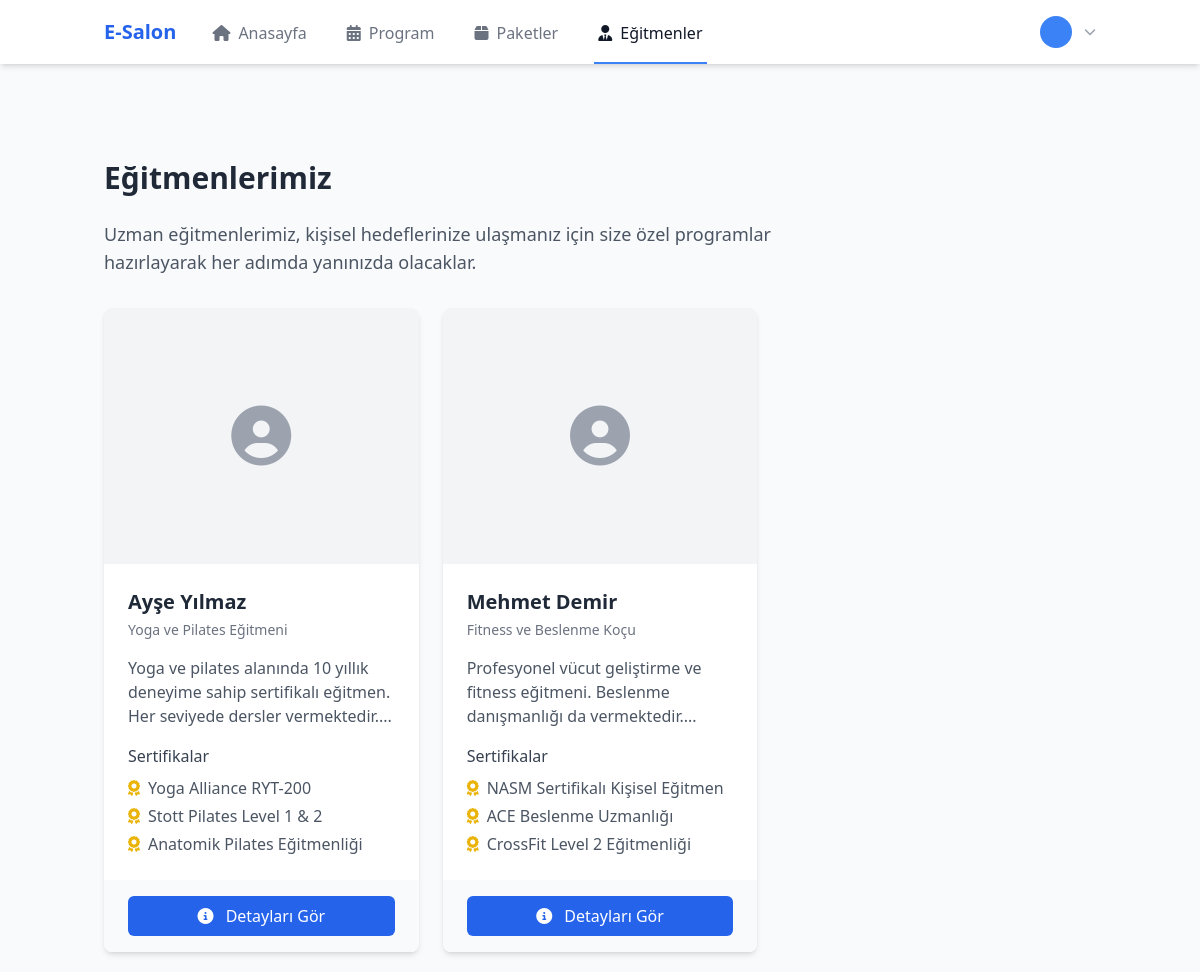
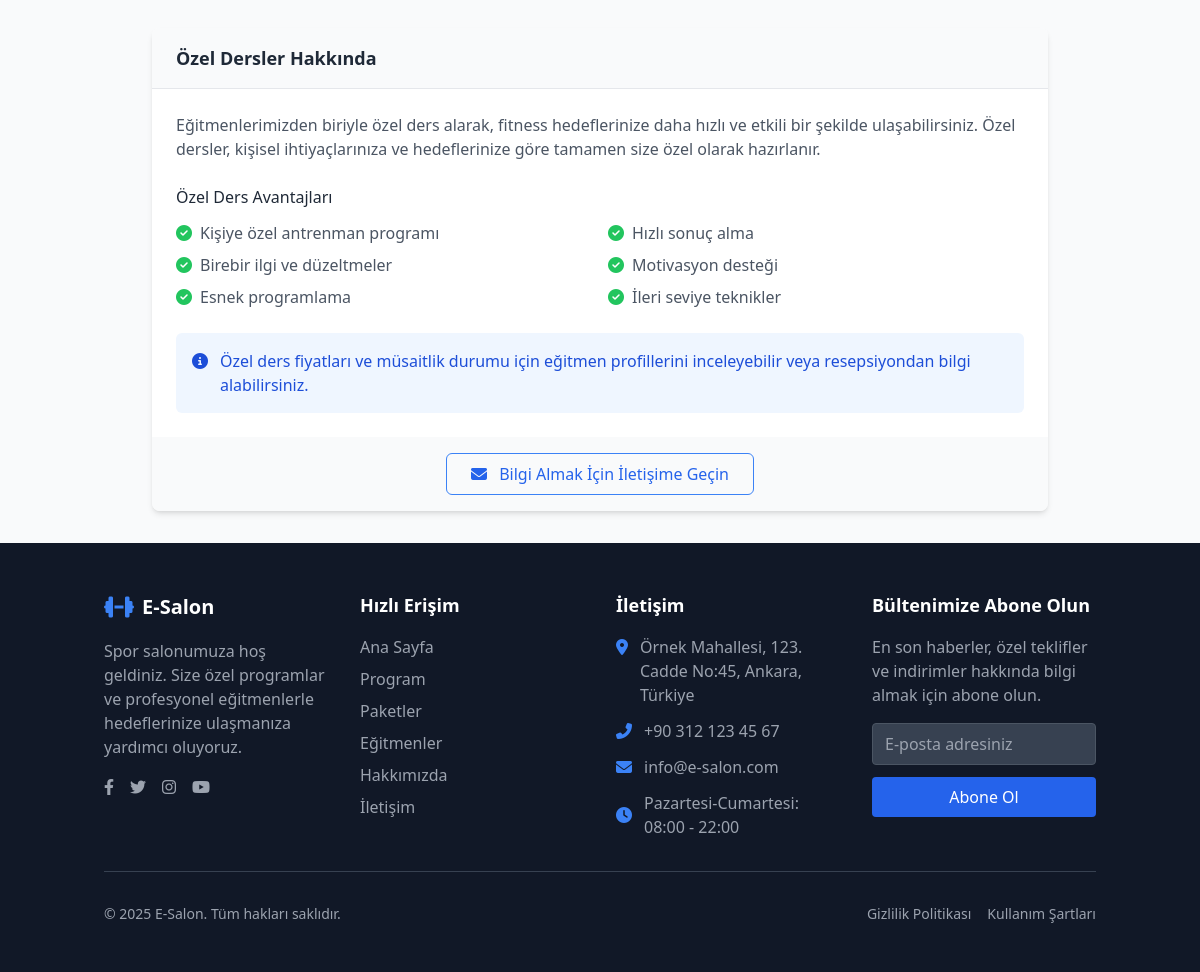
Screenshot of /trainers.php with the database file from the repository (2 pictures, top to bottom).
### tables this page shows
CREATE TABLE IF NOT EXISTS users (
    id INT AUTO_INCREMENT PRIMARY KEY,
    first_name VARCHAR(50) NOT NULL,
    last_name VARCHAR(50) NOT NULL,
    name VARCHAR(100) GENERATED ALWAYS AS (CONCAT(first_name, ' ', last_name)) STORED,
    email VARCHAR(100) NOT NULL UNIQUE,
    phone VARCHAR(20),
    password VARCHAR(255) NOT NULL,
    role ENUM('admin', 'staff', 'member', 'trainer') NOT NULL DEFAULT 'member',
    is_active TINYINT(1) NOT NULL DEFAULT 1,
    profile_image VARCHAR(255),
    specialization VARCHAR(100),
    bio TEXT,
    certifications TEXT,
    expertise TEXT,
    created_at DATETIME NOT NULL,
    updated_at DATETIME
);

### controllers/MenuController.php (called while the page is built, shortened)
<?php
class MenuController {
    private $db;
    public function __construct() {
        $this->db = connectDB();
    }
    public function showTrainers() {
        $stmt = $this->db->prepare("SELECT * FROM users WHERE role = 'trainer' ORDER BY name");
        $stmt->execute();
        $trainers = $stmt->fetchAll();
        include_once 'views/trainers/index.php';
    }
}
?>

### config/config.php (called while the page is built, shortened)
<?php
function connectDB() {
    try {
        $dsn = "mysql:host=" . DB_HOST . ";dbname=" . DB_NAME . ";charset=utf8mb4";
        $options = [
            PDO::ATTR_ERRMODE => PDO::ERRMODE_EXCEPTION,
            PDO::ATTR_DEFAULT_FETCH_MODE => PDO::FETCH_ASSOC,
            PDO::ATTR_EMULATE_PREPARES => false,
        ];
        return new PDO($dsn, DB_USER, DB_PASS, $options);
    } catch (PDOException $e) {
        if (DEBUG) {
            die("Veritabanı bağlantı hatası: " . $e->getMessage());
        } else {
            die("Veritabanı bağlantısı sağlanamadı.");
        }
    }
}
?>

### views/trainers/index.php (the view)
<?php include_once 'views/partials/header.php'; ?>
<div class="container mx-auto px-4 py-8">
    <h1 class="text-2xl md:text-3xl font-bold mb-6 text-gray-800">Eğitmenlerimiz</h1>
    <div class="mb-8">
        <p class="text-lg text-gray-600 max-w-3xl">
            Uzman eğitmenlerimiz, kişisel hedeflerinize ulaşmanız için size özel programlar hazırlayarak her adımda yanınızda olacaklar.
        </p>
    </div>
    <div class="grid grid-cols-1 md:grid-cols-2 lg:grid-cols-3 gap-6">
        <?php foreach ($trainers as $trainer): ?>
        <div class="bg-white rounded-lg shadow-md overflow-hidden transition-transform duration-300 hover:shadow-lg">
            <?php if (!empty($trainer['profile_image'])): ?>
            <div class="h-64 overflow-hidden">
                <img src="uploads/trainers/<?php echo $trainer['profile_image']; ?>" class="w-full h-full object-cover" alt="<?php echo $trainer['name']; ?>">
            </div>
            <?php else: ?>
            <div class="h-64 flex items-center justify-center bg-gray-100">
                <i class="fas fa-user-circle text-6xl text-gray-400"></i>
            </div>
            <?php endif; ?>
            <div class="p-6">
                <h5 class="text-xl font-semibold text-gray-800"><?php echo $trainer['name']; ?></h5>
                <h6 class="text-sm text-gray-500 mt-1"><?php echo $trainer['specialization']; ?></h6>
                <?php if (!empty($trainer['bio'])): ?>
                <p class="mt-4 text-gray-600"><?php echo substr($trainer['bio'], 0, 150) . '...'; ?></p>
                <?php endif; ?>
                <?php if (!empty($trainer['certifications'])): ?>
                <div class="mt-4">
                    <h6 class="font-medium text-gray-700">Sertifikalar</h6>
                    <ul class="mt-2 space-y-1">
                        <?php
                        $certifications = explode("\n", $trainer['certifications']);
                        foreach ($certifications as $cert):
                            if (trim($cert)):
                        ?>
                        <li class="flex items-start">
                            <i class="fas fa-award text-yellow-500 mt-1 mr-2"></i>
                            <span class="text-gray-600"><?php echo trim($cert); ?></span>
                        </li>
                        <?php
                            endif;
                        endforeach;
                        ?>
                    </ul>
                </div>
                <?php endif; ?>
            </div>
            <div class="bg-gray-50 px-6 py-4">
                <a href="trainers.php?action=show&id=<?php echo $trainer['id']; ?>" class="w-full inline-block text-center py-2 px-4 bg-blue-600 text-white rounded-md hover:bg-blue-700 transition duration-300">
                    <i class="fas fa-info-circle mr-2"></i> Detayları Gör
                </a>
            </div>
        </div>
        <?php endforeach; ?>
    </div>
    <div class="mt-12">
        <div class="max-w-4xl mx-auto bg-white rounded-lg shadow-md overflow-hidden">
            <div class="bg-gray-50 px-6 py-4 border-b border-gray-200">
                <h5 class="text-lg font-semibold text-gray-800">Özel Dersler Hakkında</h5>
            </div>
            <div class="p-6">
                <p class="text-gray-600">
                    Eğitmenlerimizden biriyle özel ders alarak, fitness hedeflerinize daha hızlı ve etkili bir şekilde ulaşabilirsiniz.
                    Özel dersler, kişisel ihtiyaçlarınıza ve hedeflerinize göre tamamen size özel olarak hazırlanır.
                </p>
                <h6 class="mt-6 mb-3 font-medium text-gray-800">Özel Ders Avantajları</h6>
                <div class="grid grid-cols-1 md:grid-cols-2 gap-4">
                    <div>
                        <ul class="space-y-2">
                            <li class="flex items-center">
                                <i class="fas fa-check-circle text-green-500 mr-2"></i>
                                <span class="text-gray-600">Kişiye özel antrenman programı</span>
                            </li>
                            <li class="flex items-center">
                                <i class="fas fa-check-circle text-green-500 mr-2"></i>
                                <span class="text-gray-600">Birebir ilgi ve düzeltmeler</span>
                            </li>
                            <li class="flex items-center">
                                <i class="fas fa-check-circle text-green-500 mr-2"></i>
                                <span class="text-gray-600">Esnek programlama</span>
                            </li>
                        </ul>
                    </div>
                    <div>
                        <ul class="space-y-2">
                            <li class="flex items-center">
                                <i class="fas fa-check-circle text-green-500 mr-2"></i>
                                <span class="text-gray-600">Hızlı sonuç alma</span>
                            </li>
                            <li class="flex items-center">
                                <i class="fas fa-check-circle text-green-500 mr-2"></i>
                                <span class="text-gray-600">Motivasyon desteği</span>
                            </li>
                            <li class="flex items-center">
                                <i class="fas fa-check-circle text-green-500 mr-2"></i>
                                <span class="text-gray-600">İleri seviye teknikler</span>
                            </li>
                        </ul>
                    </div>
                </div>
                <div class="mt-6 bg-blue-50 text-blue-700 p-4 rounded-md">
                    <div class="flex">
                        <i class="fas fa-info-circle mt-1 mr-3"></i>
                        <div>
                            Özel ders fiyatları ve müsaitlik durumu için eğitmen profillerini inceleyebilir veya resepsiyondan bilgi alabilirsiniz.
                        </div>
                    </div>
                </div>
            </div>
            <div class="px-6 py-4 bg-gray-50 text-center">
                <a href="contact.php" class="inline-block py-2 px-6 rounded-md border border-blue-500 text-blue-600 hover:bg-blue-50 transition duration-300">
                    <i class="fas fa-envelope mr-2"></i> Bilgi Almak İçin İletişime Geçin
                </a>
            </div>
        </div>
    </div>
</div>
<?php include_once 'views/partials/footer.php'; ?>

### rows the page displays
users: name "Ayşe Yılmaz", specialization "Yoga ve Pilates Eğitmeni", bio "Yoga ve pilates alanında 10 yıllık deneyime sahip sertifikalı eğitmen. Her seviyede dersler vermektedir.", certifications "Yoga Alliance RYT-200", certifications "Stott Pilates Level 1 & 2", certifications "Anatomik Pilates Eğitmenliği"
users: name "Mehmet Demir", specialization "Fitness ve Beslenme Koçu", bio "Profesyonel vücut geliştirme ve fitness eğitmeni. Beslenme danışmanlığı da vermektedir.", certifications "NASM Sertifikalı Kişisel Eğitmen", certifications "ACE Beslenme Uzmanlığı", certifications "CrossFit Level 2 Eğitmenliği"

### other values shown
APP_NAME "E-Salon"
